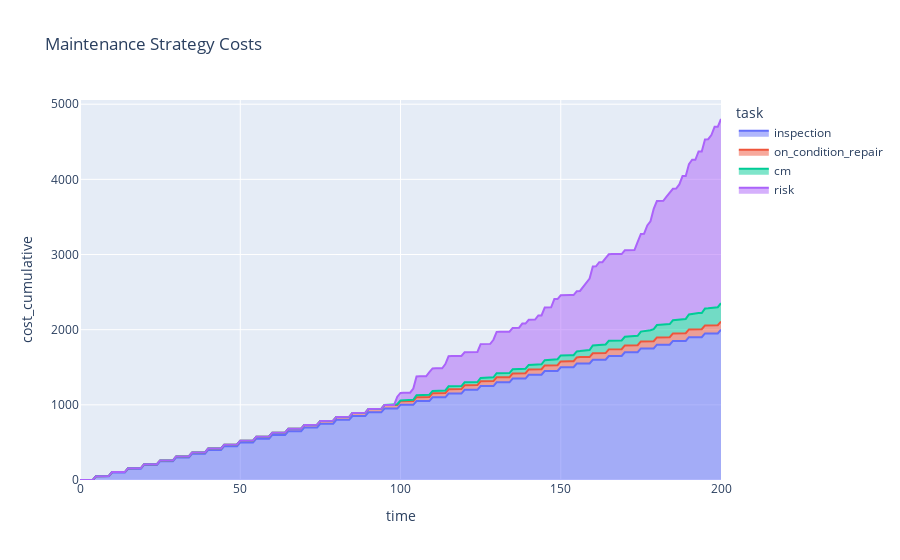

The notebook cell saved with this chart:
### Code cell
fig = px.area(df, x="time", y="cost_cumulative", color="task", title='Maintenance Strategy Costs')
fig.show()

### Figure 1 — Plotly figure (JSON) as saved in the notebook; plotly's stock layout.template omitted (floating-point values rounded to 4 significant figures; data arrays with more than 128 entries replaced by an {"elided": "..."} marker saying what was removed)
{"data": [{"hovertemplate": "task=inspection<br>time=%{x}<br>cost_cumulative=%{y}<extra></extra>", "legendgroup": "inspection", "line": {"color": "#636efa"}, "mode": "lines", "name": "inspection", "orientation": "v", "showlegend": true, "stackgroup": "1", "type": "scatter", "x": {"elided": "201 int values"}, "xaxis": "x", "y": {"elided": "201 int values"}, "yaxis": "y"}, {"hovertemplate": "task=on_condition_repair<br>time=%{x}<br>cost_cumulative=%{y}<extra></extra>", "legendgroup": "on_condition_repair", "line": {"color": "#EF553B"}, "mode": "lines", "name": "on_condition_repair", "orientation": "v", "showlegend": true, "stackgroup": "1", "type": "scatter", "x": {"elided": "201 int values"}, "xaxis": "x", "y": {"elided": "201 int values"}, "yaxis": "y"}, {"hovertemplate": "task=cm<br>time=%{x}<br>cost_cumulative=%{y}<extra></extra>", "legendgroup": "cm", "line": {"color": "#00cc96"}, "mode": "lines", "name": "cm", "orientation": "v", "showlegend": true, "stackgroup": "1", "type": "scatter", "x": {"elided": "201 int values"}, "xaxis": "x", "y": {"elided": "201 int values"}, "yaxis": "y"}, {"hovertemplate": "task=risk<br>time=%{x}<br>cost_cumulative=%{y}<extra></extra>", "legendgroup": "risk", "line": {"color": "#ab63fa"}, "mode": "lines", "name": "risk", "orientation": "v", "showlegend": true, "stackgroup": "1", "type": "scatter", "x": {"elided": "201 int values"}, "xaxis": "x", "y": {"elided": "201 int values"}, "yaxis": "y"}], "layout": {"legend": {"title": {"text": "task"}, "tracegroupgap": 0}, "title": {"text": "Maintenance Strategy Costs"}, "xaxis": {"anchor": "y", "domain": [0, 1], "title": {"text": "time"}}, "yaxis": {"anchor": "x", "domain": [0, 1], "title": {"text": "cost_cumulative"}}}}
